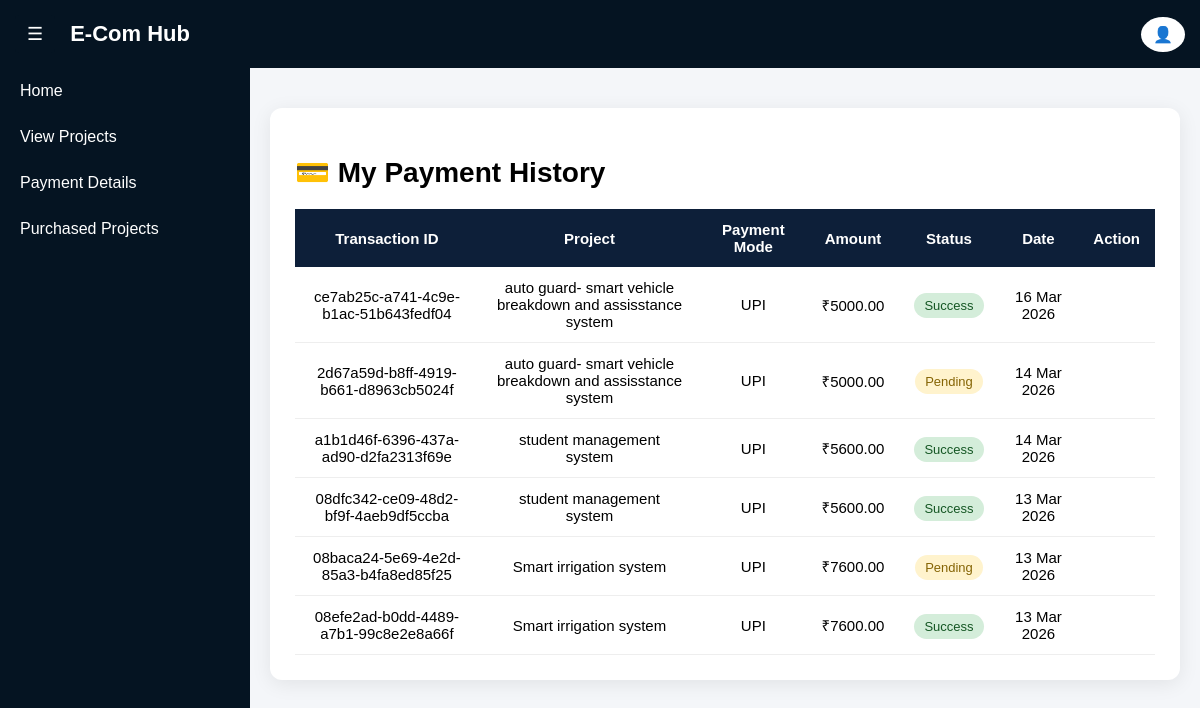
Screenshot of /payment-details/ (signed in) with the database file from the repository.
### ecom_app/models.py (models this page shows, shortened)
class Payment(models.Model):
    PAYMENT_STATUS = (
        ('PENDING', 'Pending'),
        ('SUCCESS', 'Success'),
        ('FAILED', 'Failed'),
    )
    PAYMENT_MODE = (
        ('UPI', 'UPI'),
        ('DEBIT_CARD', 'Debit Card'),
        ('CREDIT_CARD', 'Credit Card'),
        ('WALLET', 'Wallet'),
    )
    user = models.ForeignKey(CustomUser, on_delete=models.CASCADE)
    project = models.ForeignKey(Project, on_delete=models.CASCADE)
    transaction_id = models.CharField(max_length=255, unique=True)
    phonepe_transaction_id = models.CharField(max_length=255, blank=True, null=True)
    payment_mode = models.CharField(max_length=20, choices=PAYMENT_MODE)
    amount = models.DecimalField(max_digits=10, decimal_places=2)
    status = models.CharField(max_length=10, choices=PAYMENT_STATUS, default='PENDING')
    payment_response = models.TextField(blank=True, null=True)
    created_at = models.DateTimeField(default=timezone.now)

class Project(models.Model):
    CATEGORY_CHOICES = (
        ('AI', 'Artificial Intelligence'),
        ('ML', 'Machine Learning'),
        ('DL', 'Deep Learning'),
        ('WEB', 'Web Development'),
        ('IOT', 'Internet of Things'),
        ('DATA', 'Data Science'),
    )
    title = models.CharField(max_length=255)
    video = models.FileField(upload_to='videos/', null=True, blank=True)
    description = models.TextField()
    category = models.CharField(max_length=50, choices=CATEGORY_CHOICES)
    price = models.DecimalField(max_digits=10, decimal_places=2)
    google_drive_link = models.URLField()
    project_image = models.ImageField(upload_to='projects/', null=True, blank=True)
    created_at = models.DateTimeField(auto_now_add=True)

### ecom_app/user_side.py (the view)
# urls.py: path('payment-details/',views.payment_details,name='payment_details'),
@login_required
def payment_details(request):
    payments = Payment.objects.filter(user=request.user).order_by('-created_at')
    return render(request, "user/payment_details.html", {"payments": payments})

### ecom_app/templates/user/payment_details.html (shortened to what this page needs)
{% extends "user/user_base.html" %} {% block content %}
<div class="payment-card">
  <h2 class="page-title">💳 My Payment History</h2>
  <table class="payment-table">
    <thead>
      <tr>
        <th>Transaction ID</th>
        <th>Project</th>
        <th>Payment Mode</th>
        <th>Amount</th>
        <th>Status</th>
        <th>Date</th>
        <th>Action</th>
      </tr>
    </thead>
    <tbody>
      {% for payment in payments %}
      <tr>
        <td>{{ payment.transaction_id }}</td>
        <td>{{ payment.project.title }}</td>
        <td>{{ payment.payment_mode }}</td>
        <td>₹{{ payment.amount }}</td>
        <td>
          {% if payment.status == "SUCCESS" %}
          <span class="status-success">Success</span>
          {% else %}
          <span class="status-pending">Pending</span>
          {% endif %}
        </td>
        <td>{{ payment.created_at|date:"d M Y" }}</td>
        <td>
        </td>
      </tr>
      {% empty %}
      <tr>
        <td colspan="7" class="empty-msg">No Payment History Found</td>
      </tr>
      {% endfor %}
    </tbody>
  </table>
</div>
{% endblock %}

### ecom_app/templates/user/user_base.html (style rules this page uses)
body { margin:0; font-family:Arial, Helvetica, sans-serif; background:#f4f6f9; }

### ecom_app/templates/user/payment_details.html (style rules this page uses)
.page-title { font-size: 28px; font-weight: 600; margin-bottom: 20px; }
.payment-card { background: white; padding: 25px; border-radius: 12px; box-shadow: 0 4px 20px rgba(0, 0, 0, 0.08); }
.payment-table { width: 100%; border-collapse: collapse; font-size: 15px; }
.payment-table thead { background: #0d1f39; color: white; }
.payment-table th, .payment-table td { padding: 12px 15px; text-align: center; }
.payment-table tbody tr { border-bottom: 1px solid #eee; }
.status-success { background: #d4edda; color: #155724; padding: 5px 10px; border-radius: 20px; font-size: 13px; }
.status-pending { background: #fff3cd; color: #856404; padding: 5px 10px; border-radius: 20px; font-size: 13px; }

### rows the page displays
Payment: transaction_id "ce7ab25c-a741-4c9e-b1ac-51b643fedf04", project "auto guard- smart vehicle breakdown and assisstance system", payment_mode "UPI", amount "5000.00", status "Success", created_at "16 Mar 2026"
Payment: transaction_id "2d67a59d-b8ff-4919-b661-d8963cb5024f", project "auto guard- smart vehicle breakdown and assisstance system", payment_mode "UPI", amount "5000.00", status "Pending", created_at "14 Mar 2026"
Payment: transaction_id "a1b1d46f-6396-437a-ad90-d2fa2313f69e", project "student management system", payment_mode "UPI", amount "5600.00", status "Success", created_at "14 Mar 2026"
Payment: transaction_id "08dfc342-ce09-48d2-bf9f-4aeb9df5ccba", project "student management system", payment_mode "UPI", amount "5600.00", status "Success", created_at "13 Mar 2026"
Payment: transaction_id "08baca24-5e69-4e2d-85a3-b4fa8ed85f25", project "Smart irrigation system", payment_mode "UPI", amount "7600.00", status "Pending", created_at "13 Mar 2026"
Payment: transaction_id "08efe2ad-b0dd-4489-a7b1-99c8e2e8a66f", project "Smart irrigation system", payment_mode "UPI", amount "7600.00", status "Success", created_at "13 Mar 2026"
